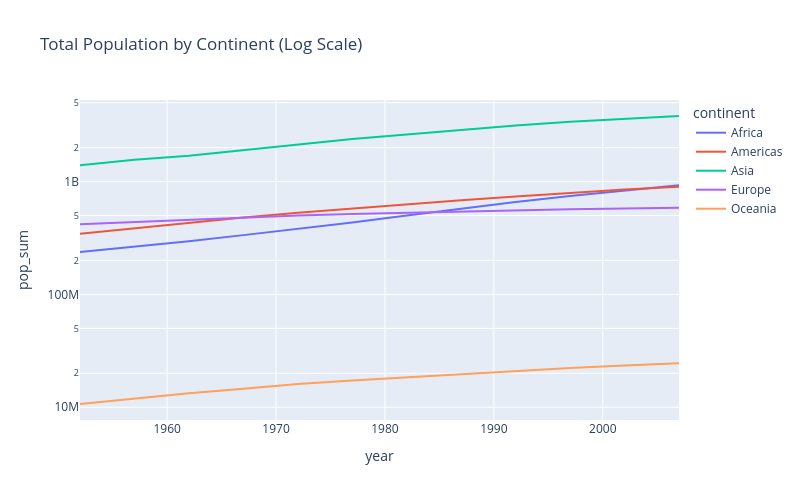

Notebook source saved alongside this figure:
### Markdown cell above
Total population by continent in Asia remarkably increased over time, but Asian population is too large and it minimizes the population of other continents. So, I use log scale and index to show the population change over time.

### Code cell
# population in log scale
fig = px.line(
    df_continent,
    x="year",
    y="pop_sum",
    color="continent",
    title="Total Population by Continent (Log Scale)",
    log_y=True
)
fig.update_layout(autosize=False, width=800, height=500)
fig.show()

### Figure 1 — Plotly figure (JSON) as saved in the notebook; plotly's stock layout.template omitted (floating-point values rounded to 4 significant figures)
{"data": [{"hovertemplate": "continent=Africa<br>year=%{x}<br>pop_sum=%{y}<extra></extra>", "legendgroup": "Africa", "line": {"color": "#636efa", "dash": "solid"}, "marker": {"symbol": "circle"}, "mode": "lines", "name": "Africa", "orientation": "v", "showlegend": true, "type": "scatter", "x": [1952, 1957, 1962, 1967, 1972, 1977, 1982, 1987, 1992, 1997, 2002, 2007], "xaxis": "x", "y": [237640501, 264837738, 296516865, 335289489, 379879541, 433061021, 499348587, 574834110, 659081517, 743832984, 833723916, 929539692], "yaxis": "y"}, {"hovertemplate": "continent=Americas<br>year=%{x}<br>pop_sum=%{y}<extra></extra>", "legendgroup": "Americas", "line": {"color": "#EF553B", "dash": "solid"}, "marker": {"symbol": "circle"}, "mode": "lines", "name": "Americas", "orientation": "v", "showlegend": true, "type": "scatter", "x": [1952, 1957, 1962, 1967, 1972, 1977, 1982, 1987, 1992, 1997, 2002, 2007], "xaxis": "x", "y": [345152446, 386953916, 433270254, 480746623, 529384210, 578067699, 630290920, 682753971, 739274104, 796900410, 849772762, 898871184], "yaxis": "y"}, {"hovertemplate": "continent=Asia<br>year=%{x}<br>pop_sum=%{y}<extra></extra>", "legendgroup": "Asia", "line": {"color": "#00cc96", "dash": "solid"}, "marker": {"symbol": "circle"}, "mode": "lines", "name": "Asia", "orientation": "v", "showlegend": true, "type": "scatter", "x": [1952, 1957, 1962, 1967, 1972, 1977, 1982, 1987, 1992, 1997, 2002, 2007], "xaxis": "x", "y": [1395357351, 1562780599, 1696357182, 1905662900, 2150972248, 2384513556, 2610135582, 2871220762, 3133292191, 3383285500, 3601802203, 3811953827], "yaxis": "y"}, {"hovertemplate": "continent=Europe<br>year=%{x}<br>pop_sum=%{y}<extra></extra>", "legendgroup": "Europe", "line": {"color": "#ab63fa", "dash": "solid"}, "marker": {"symbol": "circle"}, "mode": "lines", "name": "Europe", "orientation": "v", "showlegend": true, "type": "scatter", "x": [1952, 1957, 1962, 1967, 1972, 1977, 1982, 1987, 1992, 1997, 2002, 2007], "xaxis": "x", "y": [418120846, 437890351, 460355155, 481178958, 500635059, 517164531, 531266901, 543094160, 558142797, 568944148, 578223869, 586098529], "yaxis": "y"}, {"hovertemplate": "continent=Oceania<br>year=%{x}<br>pop_sum=%{y}<extra></extra>", "legendgroup": "Oceania", "line": {"color": "#FFA15A", "dash": "solid"}, "marker": {"symbol": "circle"}, "mode": "lines", "name": "Oceania", "orientation": "v", "showlegend": true, "type": "scatter", "x": [1952, 1957, 1962, 1967, 1972, 1977, 1982, 1987, 1992, 1997, 2002, 2007], "xaxis": "x", "y": [10686006, 11941976, 13283518, 14600414, 16106100, 17239000, 18394850, 19574415, 20919651, 22241430, 23454829, 24549947], "yaxis": "y"}], "layout": {"autosize": false, "height": 500, "legend": {"title": {"text": "continent"}, "tracegroupgap": 0}, "title": {"text": "Total Population by Continent (Log Scale)"}, "width": 800, "xaxis": {"anchor": "y", "domain": [0, 1], "title": {"text": "year"}}, "yaxis": {"anchor": "x", "domain": [0, 1], "title": {"text": "pop_sum"}, "type": "log"}}}
